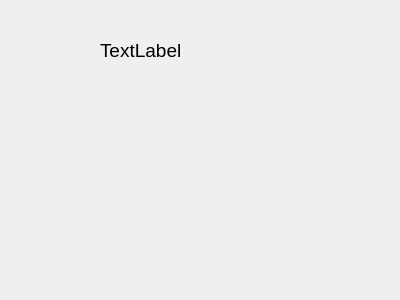
<?xml version="1.0" encoding="UTF-8"?>
<ui version="4.0">
 <class>PersonData</class>
 <widget class="QDialog" name="PersonData">
  <property name="geometry">
   <rect>
    <x>0</x>
    <y>0</y>
    <width>400</width>
    <height>300</height>
   </rect>
  </property>
  <property name="windowTitle">
   <string>Dialog</string>
  </property>
  <widget class="QLabel" name="labelUsername">
   <property name="geometry">
    <rect>
     <x>100</x>
     <y>30</y>
     <width>171</width>
     <height>41</height>
    </rect>
   </property>
   <property name="font">
    <font>
     <pointsize>14</pointsize>
    </font>
   </property>
   <property name="text">
    <string>TextLabel</string>
   </property>
  </widget>
 </widget>
 <resources/>
 <connections/>
</ui>
